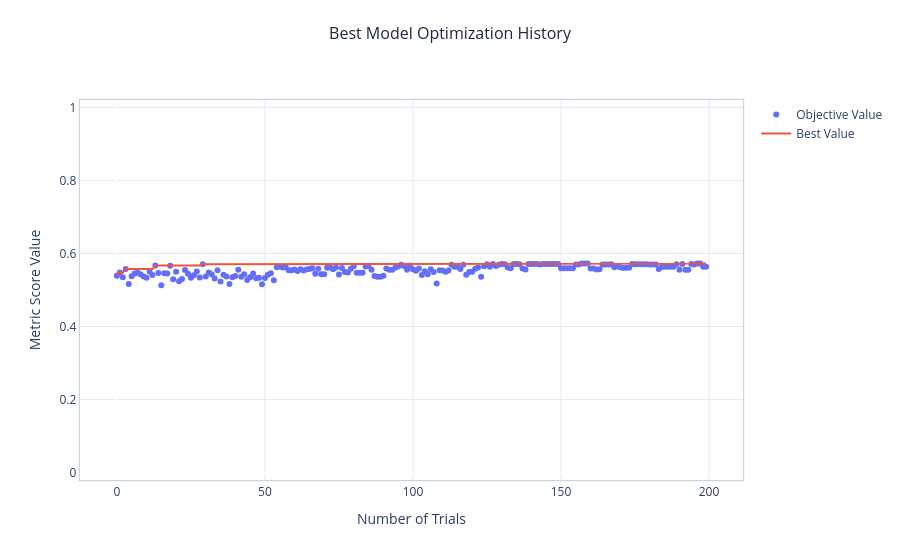

This figure's notebook cell:
### Markdown cell above
Train and optimize the model:

### Code cell
(optimized_RF, 
cv_results_RF,
tpr_RF, fpr_RF,
precs_RF, recs_RF) = optimize_model_optuna_search(pipe_RF, params_dist_RF, 
                                                X_train, y_train, X_test, y_test, 
                                                metrics_dict=scoring_dict,
                                                cv=my_cv)

### Figure 1 — Plotly figure (JSON) as saved in the notebook; plotly's stock layout.template omitted (floating-point values rounded to 4 significant figures; data arrays with more than 128 entries replaced by an {"elided": "..."} marker saying what was removed)
{"data": [{"mode": "markers", "name": "Objective Value", "type": "scatter", "x": {"elided": "200 int values"}, "y": {"elided": "200 float values"}}, {"mode": "lines", "name": "Best Value", "type": "scatter", "x": {"elided": "200 int values"}, "y": {"elided": "200 float values"}}, {"marker": {"color": "#cccccc"}, "mode": "markers", "name": "Infeasible Trial", "showlegend": false, "type": "scatter", "x": [], "y": []}], "layout": {"plot_bgcolor": "white", "title": {"font": {"color": "#1e293b", "size": 16}, "text": "Best Model Optimization History", "x": 0.5, "xanchor": "center", "y": 0.95, "yanchor": "top"}, "xaxis": {"gridcolor": "#e2e8f0", "linecolor": "#cbd5e1", "linewidth": 1.2, "mirror": true, "showgrid": true, "title": {"text": "Number of Trials"}}, "yaxis": {"gridcolor": "#e2e8f0", "linecolor": "#cbd5e1", "linewidth": 1.2, "mirror": true, "range": [-0.02, 1.02], "showgrid": true, "title": {"text": "Metric Score Value"}}}}
